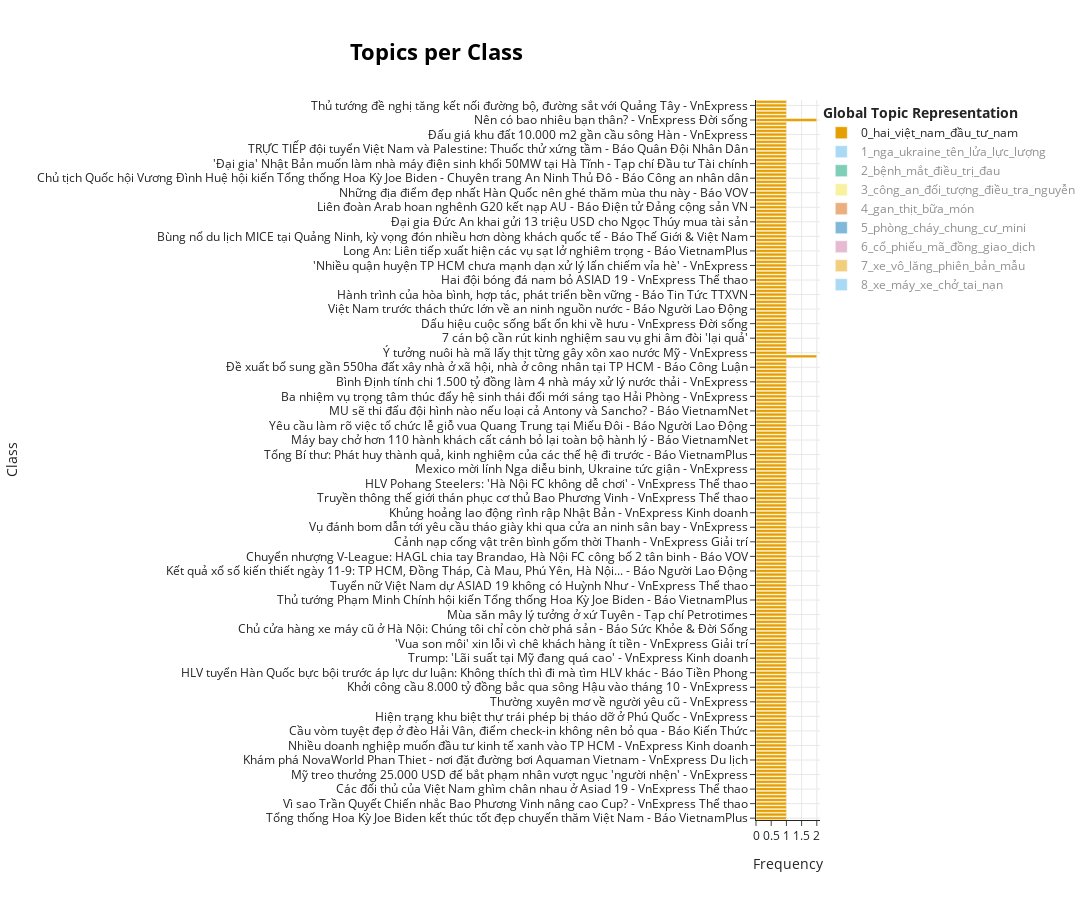

Notebook source saved alongside this figure:
### Markdown cell above
### Visualize Topics per Class

### Code cell
classes = [i for i in papers["title"]]
topics_per_class = topic_model.topics_per_class(docs, classes=classes)
topic_model.visualize_topics_per_class(topics_per_class)

### Figure 1 — Plotly figure (JSON) as saved in the notebook; plotly's stock layout.template omitted (floating-point values rounded to 4 significant figures; data arrays with more than 128 entries replaced by an {"elided": "..."} marker saying what was removed)
{"data": [{"hoverinfo": "text", "hovertext": {"elided": "198 str values"}, "marker": {"color": "#E69F00"}, "name": "0_hai_việt_nam_đầu_tư_nam", "orientation": "h", "type": "bar", "visible": true, "x": {"elided": "198 int values"}, "y": {"elided": "198 str values"}}, {"hoverinfo": "text", "hovertext": ["<b>Topic 1</b><br>Words: iran, nga, vũ_khí, cấm, shoigu", "<b>Topic 1</b><br>Words: nga, ukraine, vitiuk, mạng, tấn_công", "<b>Topic 1</b><br>Words: ukraine, nga, lực_lượng, bước_tiến, phản_công", "<b>Topic 1</b><br>Words: nga, quốc, trung, ukraine, quan_hệ", "<b>Topic 1</b><br>Words: nhử, mồi, vũ_khí, metinvest, ukraine", "<b>Topic 1</b><br>Words: belarus, latvia, cửa_khẩu, biên_giới, litva", "<b>Topic 1</b><br>Words: triều_tiên, nga, un, kim_jong, quân_sự", "<b>Topic 1</b><br>Words: nato, tập_trận, belarus, nga, ukraine", "<b>Topic 1</b><br>Words: nga, ukraine, phòng_tuyến, tuyến, surovikin", "<b>Topic 1</b><br>Words: ukraine, nga, quân_đội, xung_đột, thành_phố", "<b>Topic 1</b><br>Words: il, máy_bay, nga, hạt_nhân, tận_thế", "<b>Topic 1</b><br>Words: ukraine, nga, phản_công, quân_đội, chiến_dịch", "<b>Topic 1</b><br>Words: video, challenger, ukraine, chiến_trường, đoạn", "<b>Topic 1</b><br>Words: ukraine, xe_tăng, sửa_chữa, nga, leopard", "<b>Topic 1</b><br>Words: nga, rubio, tàu, vũ_trụ, iss", "<b>Topic 1</b><br>Words: nga, ukraine, lviv, tập_kích, tấn_công", "<b>Topic 1</b><br>Words: nga, kim, triều_tiên, putin, chuyến", "<b>Topic 1</b><br>Words: ukraine, tên_lửa, nga, đòn, tấn_công", "<b>Topic 1</b><br>Words: nga, triều_tiên, putin, kim, tổng_thống", "<b>Topic 1</b><br>Words: nga, kinh_tế, ukraine, trừng_phạt, ngân_sách", "<b>Topic 1</b><br>Words: tên_lửa, siêu_thanh, fattah, iran, tướng", "<b>Topic 1</b><br>Words: nga, triều_tiên, lãnh_đạo, shoigu, kim_jong", "<b>Topic 1</b><br>Words: ukraine, nga, thời_tiết, phản_công, lực_lượng", "<b>Topic 1</b><br>Words: nga, triều_tiên, quân_sự, bảo_an, thăm", "<b>Topic 1</b><br>Words: nga, bắc, cực, biên_giới, không_phận", "<b>Topic 1</b><br>Words: tàu_ngầm, nga, hạm_đội, thái_bình, hải_quân", "<b>Topic 1</b><br>Words: nga, ukraine, phản_công, chiến_dịch, phòng_tuyến", "<b>Topic 1</b><br>Words: xe_tăng, challenger, phá_hủy, ukraine, nga", "<b>Topic 1</b><br>Words: mìn, ukraine, bãi, nga, vũ_trang", "<b>Topic 1</b><br>Words: kadyrov, chechnya, nga, ukraine, video", "<b>Topic 1</b><br>Words: nga, triều_tiên, thăm, un, kim_jong", "<b>Topic 1</b><br>Words: ukraine, nga, tên_lửa, tập_kích, đòn", "<b>Topic 1</b><br>Words: nga, tặng, kim, kim_jong, un", "<b>Topic 1</b><br>Words: nga, kostiantynivka, ukraine, sbu, tên_lửa"], "marker": {"color": "#56B4E9"}, "name": "1_nga_ukraine_tên_lửa_lực_lượng", "orientation": "h", "type": "bar", "visible": "legendonly", "x": [1, 1, 1, 1, 1, 1, 1, 1, 1, 1, 1, 1, 1, 1, 1, 1, 1, 1, 1, 1, 1, 1, 1, 1, 1, 1, 1, 1, 1, 1, 1, 1, 1, 1], "y": ["Bộ trưởng Quốc phòng Nga thăm Iran - VnExpress", "Tiền tuyến mạng trong xung đột Ukraine - VnExpress", "Tổng thống Zelensky nhận định về chiến dịch phản công của Ukraine - Báo Tin Tức TTXVN", "Ngoại trưởng Trung Quốc đến Nga bàn về an ninh - VnExpress", "Ukraine dùng mô hình vũ khí phương Tây làm mồi nhử khiến Nga tiêu hao nguồn lực - Báo VOV", "Latvia đóng một trong hai cửa khẩu với Belarus - VnExpress", "Ông Kim Jong-un về đến Bình Nhưỡng - VnExpress", "NATO lên kế hoạch tập trận lớn nhất kể từ thời Chiến tranh Lạnh - Báo Tin Tức TTXVN", "Sai lầm chiến thuật có thể làm suy yếu phòng tuyến Nga ở Ukraine - VnExpress", "Cuộc phản công của Ukraine: Đi tìm đột phá - Tạp chí Người Đưa Tin", "Phương Tây lo lắng khi 'Máy bay ngày tận thế' của Nga liên tục cất cánh - Chuyên trang An Ninh Thủ Đô - Báo Công an nhân dân", "Chỉ huy Ukraine chê chiến thuật NATO - VnExpress", "Xe tăng Challenger thứ 2 của Anh bị hạ trên chiến trường Ukraine - Báo VietnamPlus", "Ukraine đối mặt bài toán sửa chữa tăng thiết giáp phương Tây - VnExpress", "Phi hành gia Mỹ lập kỷ lục ở lâu nhất trong vũ trụ", "Ukraine cáo buộc Nga tấn công loạt mục tiêu công nghiệp - VnExpress", "Truyền thông Hàn Quốc: Tàu chở ông Kim Jong-un có thể đã khởi hành đến Nga - Báo Pháp Luật TP.HCM", "Ukraine tuyên bố chặn 35 tên lửa, UAV tự sát Nga - VnExpress", "Tổng thống Belarus đề xuất hợp tác ba bên với Nga và Triều Tiên - VnExpress", "Ông Putin: Nền kinh tế Nga đã hồi phục hoàn toàn - VnExpress", "Iran trở thành quốc gia thứ 4 trên thế giới sở hữu vũ khí siêu thanh - Báo Bảo Vệ Pháp Luật", "Ông Kim Jong-un tham quan oanh tạc cơ, tên lửa siêu vượt âm Nga - VnExpress", "Tướng Mỹ cảnh báo Ukraine sắp hết thời gian phản công - Tạp chí Một Thế Giới", "Hàn Quốc triệu Đại sứ Nga - VnExpress", "Tiêm kích Nga chặn trinh sát cơ Mỹ - VnExpress", "Đại tá Nga nói tàu ngầm Mỹ từng bị bám đuôi suốt 9 giờ - VnExpress", "Tướng Mỹ: Ukraine khó đẩy lùi hoàn toàn lực lượng Nga - VnExpress", "Rò rỉ hình ảnh chiếc Challenger 2 thứ hai bị Nga phá hủy trên chiến trường Ukraine - Báo Tiền Phong", "Kiev vấp đá tảng khi Moscow tăng chiều sâu bãi mìn ở Zaporozhye - Báo Giáo Dục & Thời Đại", "Lãnh đạo Chechnya đăng video giữa tin đồn 'ốm nặng' - VnExpress", "Ông Kim Jong-un cảm ơn ông Putin sau chuyến thăm Nga - VnExpress", "Nga 'tập kích kho tên lửa Storm Shadow' của Ukraine - VnExpress", "Nga tiết lộ hậu trường chuẩn bị quà cho ông Kim Jong-un - VnExpress", "Ukraine bác cáo buộc 'tự bắn nhầm thành phố miền đông' - VnExpress"]}, {"hoverinfo": "text", "hovertext": ["<b>Topic 2</b><br>Words: vắc, viêm, tiêm, gan, bé", "<b>Topic 2</b><br>Words: dị_vật, xu, bác_sĩ, hóc, ngậm", "<b>Topic 2</b><br>Words: bệnh, mắt, đau, đỏ, enterovirus", "<b>Topic 2</b><br>Words: cổ_tay, khớp, viêm, gõ, bệnh", "<b>Topic 2</b><br>Words: phổi, bệnh, điều_trị, mycoplasma, viêm", "<b>Topic 2</b><br>Words: bệnh, vi_khuẩn, whitmore, điều_trị, bệnh_viện", "<b>Topic 2</b><br>Words: mắt, kết_mạc, bệnh, viêm, virus", "<b>Topic 2</b><br>Words: ung_thư, trực_tràng, tỷ_lệ, đại, bệnh_nhân", "<b>Topic 2</b><br>Words: mắt, bệnh, đau, đỏ, người_bệnh", "<b>Topic 2</b><br>Words: họng, áp, cổ, xe, bệnh", "<b>Topic 2</b><br>Words: mổ, lìa, bác_sĩ, bàn_tay, đứt", "<b>Topic 2</b><br>Words: não, đột_quỵ, mạch_máu, bệnh, máu", "<b>Topic 2</b><br>Words: long_não, dầu, tinh_dầu, tác_dụng, đau", "<b>Topic 2</b><br>Words: nhiễm_trùng, điều_trị, kịp_thời, huyết, suy", "<b>Topic 2</b><br>Words: xạ_trị, lưỡi, bác_sĩ, bệnh_viện, ung_thư", "<b>Topic 2</b><br>Words: chó, trẻ, dại, tiêm, bệnh_nhi", "<b>Topic 2</b><br>Words: mắt, đau, mờ, viêm, thị_lực", "<b>Topic 2</b><br>Words: bác_sĩ, sinh_thiết, bệnh, ung_thư, điều_trị", "<b>Topic 2</b><br>Words: mắt, thuốc, virus, bệnh, đau", "<b>Topic 2</b><br>Words: muỗi, sốt_xuất_huyết, ca, bệnh, dịch", "<b>Topic 2</b><br>Words: vi_khuẩn, messina, vibrio, barajas, nhiễm", "<b>Topic 2</b><br>Words: bệnh_viện, chung_cư, cấp_cứu, bệnh_nhân, cháy", "<b>Topic 2</b><br>Words: đột_quỵ, soát, tầm, bệnh, bác_sĩ", "<b>Topic 2</b><br>Words: bệnh_viện, nhi, bé, sản, bác_sĩ", "<b>Topic 2</b><br>Words: bệnh_nhân, sốt_xuất_huyết, điều_trị, bệnh, ca", "<b>Topic 2</b><br>Words: bệnh, viêm, tiếp_xúc, vi_khuẩn, điều_trị", "<b>Topic 2</b><br>Words: bệnh_nhân, bệnh_viện, điều_trị, chung_cư, bệnh", "<b>Topic 2</b><br>Words: mũi, thở, hít, miệng, oxy", "<b>Topic 2</b><br>Words: sốt_xuất_huyết, điều_trị, bệnh, bệnh_nhân, đau", "<b>Topic 2</b><br>Words: uốn_ván, tiêm, vaccine, dại, cắn", "<b>Topic 2</b><br>Words: uốn_ván, vi_khuẩn, bệnh, tiêm, nguy_cơ", "<b>Topic 2</b><br>Words: xoang, mũi, viêm, người_bệnh, triệu_chứng"], "marker": {"color": "#009E73"}, "name": "2_bệnh_mắt_điều_trị_đau", "orientation": "h", "type": "bar", "visible": "legendonly", "x": [1, 1, 1, 1, 1, 2, 1, 1, 1, 1, 1, 1, 1, 1, 1, 1, 1, 1, 1, 1, 1, 1, 1, 1, 1, 1, 1, 1, 1, 1, 1, 1], "y": ["Nguyên nhân bé trai sơ sinh tử vong sau tiêm vắc-xin viêm gan B - Báo Người Lao Động", "Đồng xu mắc kẹt trong thực quản bé 5 tuổi - VnExpress Sức khỏe", "Bệnh đau mắt đỏ do enterovirus và adenovirus gây ra có nguy hiểm? - Tạp chí Một Thế Giới", "Các bệnh đau cổ tay do gõ máy tính nhiều - VnExpress Sức khỏe", "Bé đông đặc phổi bởi đồng nhiễm vi khuẩn - VnExpress Sức khỏe", "Nữ sinh mắc Whitmore tử vong - VnExpress Sức khỏe", "Đau mắt đỏ xuất huyết - VnExpress Sức khỏe", "Tiên lượng sống của người bệnh ung thư đại trực tràng - VnExpress Sức khỏe", "Hải Phòng: Bệnh đau mắt đỏ có nguy cơ bùng phát - Báo Kiến Thức", "Biến chứng nguy hiểm của viêm VA - áp xe thành sau họng - Báo VOV", "Nối thành công cổ tay đứt rời - VnExpress Sức khỏe", "Bé 10 tuổi bị đột quỵ não - VnExpress Sức khỏe", "Tác dụng của dầu long não: giảm đau nhức, trị nấm, thông mũi và nhiều công dụng khác - Báo Phụ Nữ Việt Nam", "Nhiễm trùng máu ở trẻ em - VnExpress Sức khỏe", "Bé 3 tuổi ung thư lưỡi - VnExpress Sức khỏe", "Lại gần chó nhà đang ăn, bé gái bị cắn rách mặt - VnExpress Sức khỏe", "Mờ mắt do đau mắt đỏ có nguy hiểm? - VnExpress Sức khỏe", "Sinh thiết có khiến tế bào ung thư lan rộng? - VnExpress Sức khỏe", "Sở Y tế TP.HCM nói gì về thông tin đau mắt đỏ lây qua nước uống? - Báo VietnamNet", "Số ca sốt xuất huyết ở Hà Nội tăng gấp đôi trong một tuần - VnExpress Sức khỏe", "Bị cắt cụt tứ chi sau ăn cá rô phi chưa nấu chín - VnExpress Sức khỏe", "Hai anh em nhảy từ tầng 7 chung cư mini đang bình phục - VnExpress Sức khỏe", "Tầm soát đột quỵ - nên hay không? - VnExpress Sức khỏe", "Nguyên nhân trẻ tai biến sau tiêm vaccine viêm gan B do đâu? - Báo Kinh Tế Đô Thị", "Hà Nội: Ghi nhận ba ca tử vong do sốt xuất huyết, người dân không được chủ quan, lơ là - Báo Tin Tức TTXVN", "Bệnh Whitmore - VnExpress Sức khỏe", "Một bệnh nhân vụ cháy chung cư mini còn phải thở máy - VnExpress Sức khỏe", "Có nên thở bằng miệng thay mũi? - VnExpress Sức khỏe", "Sốc sốt xuất huyết nguy kịch - VnExpress Sức khỏe", "Vì sao cần tiêm ngừa dại và uốn ván khi chuột cắn - VnExpress Sức khỏe", "Bệnh uốn ván - VnExpress Sức khỏe", "Nên và không nên làm gì khi bị viêm xoang? - VnExpress Sức khỏe"]}, {"hoverinfo": "text", "hovertext": ["<b>Topic 3</b><br>Words: hải_quan, ma_túy, vận_chuyển, hàng_hóa, cơ_quan", "<b>Topic 3</b><br>Words: kạn, bị_can, tang_vật, đối_tượng, tỉnh", "<b>Topic 3</b><br>Words: đối_tượng, đánh_bạc, sn, lũng, công_an", "<b>Topic 3</b><br>Words: đối_tượng, lực_lượng, ma_túy, huyện, công_an", "<b>Topic 3</b><br>Words: ma_túy, đối_tượng, bình, hòa, tp", "<b>Topic 3</b><br>Words: giả, tiền, điều_tra, công_an, quảng_ninh", "<b>Topic 3</b><br>Words: huệ, bị_cáo, chiếm_đoạt, phú_quý, lừa_đảo", "<b>Topic 3</b><br>Words: hụi, lâm_thị, bị_can, tám, điều_tra", "<b>Topic 3</b><br>Words: căn_cước, thẻ, bố, đi, giấy", "<b>Topic 3</b><br>Words: lai, công_an, đối_tượng, sừng, châu", "<b>Topic 3</b><br>Words: công_ty, công_an, khách_hàng, mua, lộc", "<b>Topic 3</b><br>Words: mạc, đối_tượng, sn, trú, đăng", "<b>Topic 3</b><br>Words: bị_cáo, trọng, nam, nguyễn, văn", "<b>Topic 3</b><br>Words: đánh_rơi, tổ, hồ, công_tác, ví", "<b>Topic 3</b><br>Words: tiền, lừa_đảo, công_ty, coin, nghìn", "<b>Topic 3</b><br>Words: an, tỉnh, center, airport, dự_án", "<b>Topic 3</b><br>Words: trinh, huê, bố, công_an, thị", "<b>Topic 3</b><br>Words: nghi, daejeon, phạm, cướp, cảnh_sát", "<b>Topic 3</b><br>Words: bảo, lộc, trộm_cắp, nguyễn, nghi", "<b>Topic 3</b><br>Words: hà_tĩnh, lương, chiếm_đoạt, nguyễn, bình", "<b>Topic 3</b><br>Words: yên, lth, công_an, bình, huyện", "<b>Topic 3</b><br>Words: đoán, ma_túy, phong, đối_tượng, quế", "<b>Topic 3</b><br>Words: công_ty, công_an, điều_tra, lộc, đối_tượng", "<b>Topic 3</b><br>Words: sn, bình, ma_túy, hòa, tp", "<b>Topic 3</b><br>Words: dán, quảng_cáo, hầm, đè, hút", "<b>Topic 3</b><br>Words: đăk, qltt, hàng_hóa, trung_thu, hồ", "<b>Topic 3</b><br>Words: chiếm_đoạt, lừa_đảo, lộc, pmc, điều_tra", "<b>Topic 3</b><br>Words: hung_khí, thành, trí, tuấn, linh", "<b>Topic 3</b><br>Words: điếu, thuốc_lá, dung, nông, vi_phạm", "<b>Topic 3</b><br>Words: tèo, hồ, văn, côn, điều_tra", "<b>Topic 3</b><br>Words: xã_hội, lộc, mạng, sai, sơn", "<b>Topic 3</b><br>Words: trộm, ninh, shop, đinh, quần_áo"], "marker": {"color": "#F0E442"}, "name": "3_công_an_đối_tượng_điều_tra_nguyễn", "orientation": "h", "type": "bar", "visible": "legendonly", "x": [1, 1, 1, 1, 1, 1, 1, 1, 1, 1, 1, 1, 1, 1, 1, 1, 1, 1, 1, 1, 1, 1, 1, 1, 1, 1, 1, 1, 1, 1, 1, 1], "y": ["Hải quan phối hợp phát hiện, bắt giữ 1,4 tấn ma túy trong 8 tháng - Báo VietnamPlus", "Phê chuẩn khởi tố, bắt tạm giam đối tượng vận chuyển hơn 300 hộp pháo hoa nổ - Báo Bảo Vệ Pháp Luật", "Thuê phòng quán karaoke để tổ chức đánh bạc - Chuyên trang An Ninh Thủ Đô - Báo Công an nhân dân", "Khống chế, bắt giữ nhóm đối tượng mua bán ma túy - Chuyên trang Bảo Vệ Công Lý - Báo Công Lý", "Hòa Bình: Bắt nhóm nam nữ tổ chức 'tiệc ma túy' tại chung cư Sao Vàng - Báo Kiến Thức", "Quảng Ninh triệt phá nhóm sản xuất, lưu hành tiền giả liên tỉnh - Báo Pháp Luật TP.HCM", "Màn kịch tinh vi của cựu nữ hiệu phó tiểu học ở Gia Lai để uy hiếp chủ nợ - Báo VietnamNet", "Bắt giam chủ hụi lừa đảo hơn 1,6 tỷ đồng - Báo Tin Tức TTXVN", "Nguyễn Tài - Tư Trọng và những bí danh đầy ý nghĩa - Chuyên trang An Ninh Thế Giới - Báo Công an Nhân dân", "Lai Châu bắt giữ đối tượng mua bán trái phép sừng tê giác, mật gấu - Báo VietnamPlus", "Các thủ đoạn lừa khách hàng của công ty bất động sản Lộc Phúc tại Đồng Nai - Báo Pháp Luật TP.HCM", "Mạo danh cán bộ cấp cao lừa đảo, chiếm đoạt gần 10 tỉ đồng - Báo Bảo Vệ Pháp Luật", "Con trai bị 'đầu gấu' bắt giữ, người mẹ đến tận nơi tìm cách giải quyết - Báo VietnamNet", "Trao trả tài sản cho người bị đánh rơi - Chuyên trang An Ninh Thủ Đô - Báo Công an nhân dân", "Tôi ngăn ông chú đầu tư 200 nghìn USD vào tiền ảo - VnExpress", "Tìm bị hại liên quan đến dự án Airport New Center ở Đồng Nai - Báo Công An Nhân Dân", "Lật tẩy thủ đoạn tinh vi của 'vợ xinh' kết hôn giả lừa đảo chiếm đoạt tài sản - Chuyên trang An Ninh Thủ Đô - Báo Công an nhân dân", "Nghi phạm cướp tiền ở Hàn Quốc bị bắt sau khi trốn sang Việt Nam - VnExpress", "Quen nhau trong tù, về đời rủ nhau lập nhóm trộm xe - Báo Pháp Luật TP.HCM", "Công an tỉnh Hà Tĩnh: Bắt đối tượng lừa bán 20 lô đất - Báo Pháp Luật Việt Nam", "Người phụ nữ bị xử phạt vì xúc phạm cảnh sát giao thông trên facebook - Báo VOV", "Mang 3 tiền án, vẫn vận chuyển 18.000 viên ma túy - Báo Công An Nhân Dân", "Khởi tố, bắt tạm giam Tổng Giám đốc cùng 21 Trưởng ban, Trưởng phòng, kế toán, tổ trưởng, 'diễn viên' dàn cảnh bán bất động sản 'ma' - Báo Chính Phủ", "Bắt 9 người ở Hòa Bình sử dụng ma túy tại tòa nhà chung cư - Báo Giáo Dục & Thời Đại", "Dàn cảnh đánh người vì bị 'dán đè quảng cáo trên cột điện'", "Tạm giữ hơn 800 bánh trung thu có dấu hiệu nhập lậu ở Hà Nội - Chuyên Trang Công Lý & Xã Hội - Báo Công Lý", "Hai lãnh đạo công ty trà nổi tiếng ở thành phố Bảo Lộc bị cấm xuất cảnh - Báo Tin Tức TTXVN", "Trăm cảnh sát giữ trật tự phiên xử băng 'giang hồ áo cam' - VnExpress", "Thu giữ 100 bao thuốc lá điếu nhập lậu - Chuyên Trang Công Lý & Xã Hội - Báo Công Lý", "Bắt đối tượng trốn truy nã về tội 'sử dụng trái phép vũ khí quân dụng' - Báo Bảo Vệ Pháp Luật", "Xử phạt hành chính người cung cấp thông tin sai sự thật về cưỡng chế công trình vi phạm - Báo Dân Sinh", "Ninh Bình: Cô gái trẻ lẻn vào shop quần áo trộm 2 chiếc Iphone - Báo Kiến Thức"]}, {"hoverinfo": "text", "hovertext": ["<b>Topic 4</b><br>Words: bánh, trung_thu, giá, mua, đồng", "<b>Topic 4</b><br>Words: niệm, chánh, bữa, ăn_uống, thực_phẩm", "<b>Topic 4</b><br>Words: da, laser, phục_hồi, làn, giúp", "<b>Topic 4</b><br>Words: bữa, mai, cân, calo, thực_phẩm", "<b>Topic 4</b><br>Words: hân, bữa, thịt, rau, protein", "<b>Topic 4</b><br>Words: dầu, món, nguyên_liệu, chef, master", "<b>Topic 4</b><br>Words: phì, béo, biến_chứng, mỡ, phẫu_thuật", "<b>Topic 4</b><br>Words: thịt, da, cơ_thể, thực_phẩm, lão_hóa", "<b>Topic 4</b><br>Words: cần_tây, rau_cần_tây, chất, cơ_thể, giúp", "<b>Topic 4</b><br>Words: bánh_mì, phượng, tiệm, ngộ_độc, sốt", "<b>Topic 4</b><br>Words: phở, bánh_phở, quán, thịt, món", "<b>Topic 4</b><br>Words: pitt, brad, bữa, tài_tử, phim", "<b>Topic 4</b><br>Words: sắt, máu, protein, thịt, dinh_dưỡng", "<b>Topic 4</b><br>Words: gan, men, tế_bào, oxy_hóa, chất", "<b>Topic 4</b><br>Words: món, dinh_dưỡng, bữa, thịt, sức_khỏe", "<b>Topic 4</b><br>Words: bữa, bún, mỳ, phở, nấu", "<b>Topic 4</b><br>Words: gan, chất_béo, ung_thư, nấm_mốc, cơ_thể"], "marker": {"color": "#D55E00"}, "name": "4_gan_thịt_bữa_món", "orientation": "h", "type": "bar", "visible": "legendonly", "x": [1, 1, 1, 1, 1, 1, 1, 1, 1, 1, 1, 1, 1, 1, 1, 1, 1], "y": ["'Bánh trung thu Việt quá đắt'", "'Ăn trong chánh niệm' giúp mẹ bỉm giảm 18 kg - VnExpress Sức khỏe", "Cách chăm sóc da sau thủ thuật laser - VnExpress Sức khỏe", "Giảm 24 kg trong 5 tháng - VnExpress Sức khỏe", "Giảm 13 kg trong 6 tháng - VnExpress Sức khỏe", "Bí quyết chọn dầu ăn của các đầu bếp nổi tiếng - VnExpress Đời sống", "Bệnh béo phì - VnExpress Sức khỏe", "Ăn gì khiến bạn trông già hơn tuổi? - VnExpress Sức khỏe", "10 tác dụng của cần tây đối với sức khỏe - VnExpress Sức khỏe", "Hơn 110 người ngộ độc sau ăn bánh mì Phượng xuất viện - VnExpress Sức khỏe", "Quán phở đỏ Xín Mần tráng tay ở Hà Nội - VnExpress Du lịch", "Brad Pitt luyện cơ bắp, ăn kiêng giữ dáng ở tuổi 60 - VnExpress Giải trí", "Ăn tiết canh có bổ máu? - VnExpress Sức khỏe", "Ăn gì giúp hạ men gan? - VnExpress Sức khỏe", "Ăn đồ thừa qua đêm có gây hại? - VnExpress Sức khỏe", "Nấu ăn sáng tại nhà, gia đình tôi tiết kiệm 1,8 triệu đồng mỗi tháng - VnExpress", "5 thực phẩm hại gan - VnExpress Sức khỏe"]}, {"hoverinfo": "text", "hovertext": ["<b>Topic 5</b><br>Words: trường, cơ_sở, tphcm, sinh_viên, nhà_trường", "<b>Topic 5</b><br>Words: phòng, cháy, hiểm, thang, lối_thoát", "<b>Topic 5</b><br>Words: phòng, tầng, thiết_kế, kiến_trúc_sư, vườn", "<b>Topic 5</b><br>Words: phòng, trọ, thuê, xây_dựng, sinh_viên", "<b>Topic 5</b><br>Words: cháy, lửa, phòng, hai, cửa", "<b>Topic 5</b><br>Words: tân_sinh_viên, phòng, sinh_viên, đại_học, học", "<b>Topic 5</b><br>Words: chữa_cháy, cháy, phòng, chung_cư, xây_dựng", "<b>Topic 5</b><br>Words: thuê, homestay, căn_hộ, độc_giả, tòa", "<b>Topic 5</b><br>Words: cháy, xây_dựng, phòng, chung_cư, tầng", "<b>Topic 5</b><br>Words: mảnh, nhà_trọ, xây, cao_su, vườn", "<b>Topic 5</b><br>Words: mini, chung_cư, cháy, phòng, chữa_cháy", "<b>Topic 5</b><br>Words: cháy, kiểm_tra, phòng, chữa_cháy, chung_cư", "<b>Topic 5</b><br>Words: phòng, giường, tủ, thiết_kế, rộng_rãi", "<b>Topic 5</b><br>Words: loi, măng, núi, hái, pù", "<b>Topic 5</b><br>Words: chung_cư, căn_hộ, mini, tầng, cháy"], "marker": {"color": "#0072B2"}, "name": "5_phòng_cháy_chung_cư_mini", "orientation": "h", "type": "bar", "visible": "legendonly", "x": [1, 1, 1, 1, 1, 1, 1, 1, 1, 1, 1, 1, 1, 1, 1], "y": ["Trường Đại học chuyển chỗ học khiến sinh viên hoang mang - Báo Pháp Luật TP.HCM", "Người thành phố tăng cường phòng 'giặc lửa' - VnExpress Đời sống", "Nhà bê tông trần với vườn rau trên mái - VnExpress", "Phòng trọ tiện nghi 'ế' khách - VnExpress Đời sống", "Vụ cháy ở TP.HCM khiến hai em nhỏ tử vong: Thấy chết mà không cứu được - Báo VOV", "Tân sinh viên 'sốc' trước muôn vàn khó khăn khi xa nhà - Báo Sức Khỏe & Đời Sống", "TP HCM có 42.200 nhà cho thuê dạng 'chung cư mini' - VnExpress", "Có nên thuê căn hộ để kinh doanh Airbnb? - VnExpress", "Bộ Xây dựng: Địa phương buông lỏng quản lý trong cấp phép xây dựng - VnExpress", "Nên làm gì để sinh lợi trên đất vườn 8.000 m2? - VnExpress", "Bộ Xây dựng: Nhiều chung cư mini xây sai phép, tự ý nâng tầng - VnExpress", "Ba tổ chức đảng bị kiểm tra sau vụ cháy chung cư mini - VnExpress", "Căn hộ 41 m2 có thiết kế 'giấu đồ' - VnExpress", "Mùa thu hoạch măng loi - VnExpress", "Người mua chung cư mini bị thiệt thòi như thế nào?"]}, {"hoverinfo": "text", "hovertext": ["<b>Topic 6</b><br>Words: tỷ, cổ_phiếu, đồng, hsg, niên", "<b>Topic 6</b><br>Words: mã, phiên, cổ_phiếu, triệu, thị_trường", "<b>Topic 6</b><br>Words: cổ_phiếu, giao_dịch, mã, hpx, index", "<b>Topic 6</b><br>Words: vàng, phiên, giá, sjc, đồng", "<b>Topic 6</b><br>Words: cổ_phiếu, phiên, mã, index, sàn", "<b>Topic 6</b><br>Words: cổ_phiếu, phiên, mã, sàn, đồng", "<b>Topic 6</b><br>Words: mã, cổ_phiếu, giao_dịch, đồng, tỷ", "<b>Topic 6</b><br>Words: cổ_phiếu, tỷ, đồng, rdp, rạng_đông", "<b>Topic 6</b><br>Words: cao_su, cổ_tức, cổ_phiếu, đồng, chứng_khoán", "<b>Topic 6</b><br>Words: mã, index, cổ_phiếu, phiên, vn", "<b>Topic 6</b><br>Words: tỷ, mã, đồng, index, cổ_phiếu", "<b>Topic 6</b><br>Words: mã, vn, cổ_phiếu, index, tham_chiếu", "<b>Topic 6</b><br>Words: cổ_phiếu, giao_dịch, báo_cáo, hpx, công_bố", "<b>Topic 6</b><br>Words: đồng, usd, vàng, giá, phiên", "<b>Topic 6</b><br>Words: chỉ_số, giao_dịch, phiên, thị_trường, index"], "marker": {"color": "#CC79A7"}, "name": "6_cổ_phiếu_mã_đồng_giao_dịch", "orientation": "h", "type": "bar", "visible": "legendonly", "x": [1, 1, 1, 1, 1, 1, 1, 1, 1, 1, 1, 1, 1, 1, 1], "y": ["Cổ phiếu tăng gấp 3 lần, người nhà Chủ tịch Hoa Sen thoái sạch vốn - Tạp chí Người Đưa Tin", "Nhà đầu tư 'quay xe', thị trường chìm trong sắc đỏ, VN-Index mất gần 18 điểm - Chuyên trang Đầu Tư Chứng Khoán - Báo Đầu Tư", "Chứng khoán thanh khoản đột biến 1,5 tỷ USD - Báo Tiền Phong", "Giá vàng trong nước tăng cao, vàng miếng áp sát mốc 69 triệu đồng - Báo VietnamNet", "Chứng khoán bất ngờ lao dốc, khối ngoại bán hơn 1.000 tỉ đồng - Báo Người Lao Động", "Bán tháo trên diện rộng, chứng khoán giảm sâu - Báo Sài Gòn Giải Phóng", "Cổ phiếu bất động sản lao dốc, VN-Index mất hơn 17 điểm - Báo Nhân Dân", "Rạng Đông Holding muốn huy động 300 tỷ đồng để trả nợ - Tạp chí Người Đưa Tin", "Trả cổ tức bằng tiền đến 30%, chứng khoán cao su đặt nhiều kỳ vọng - Báo Giao Thông", "Chứng khoán: Thị trường đỏ lửa, khối ngoại bán ròng 1.000 tỷ đồng - Chuyên trang An Ninh Thủ Đô - Báo Công an nhân dân", "Thanh khoản bùng nổ, VN-Index mất đỉnh tháng 8 - Tạp chí Người Đưa Tin", "Cổ phiếu bất động sản, ngân hàng kéo lùi thị trường - VnExpress Kinh doanh", "Đầu tư Hải Phát: Nước gần vẫn… không cứu được lửa gần - Tạp chí Vnbusiness", "Tỷ giá trung tâm vượt mốc 24.000 đồng/USD, vàng trong nước vững 'vị thế' - Báo Đầu Tư", "Giới đầu tư chứng khoán 'hồi hộp' chờ đợi thông tin lạm phát của Mỹ - Báo Tin Tức TTXVN"]}, {"hoverinfo": "text", "hovertext": ["<b>Topic 7</b><br>Words: vô_lăng, dày, xe, mỏng, ôtô", "<b>Topic 7</b><br>Words: xe, mẫu, xếp_hạng, doanh_số, mpv", "<b>Topic 7</b><br>Words: xe, còi, cảnh_sát, hybrid, mẫu", "<b>Topic 7</b><br>Words: km, hatchback, chạy, nhập, hợp_lý", "<b>Topic 7</b><br>Words: phiên_bản, xe, lít, raptor, ford", "<b>Topic 7</b><br>Words: xe, mẫu, phiên_bản, khúc, suv", "<b>Topic 7</b><br>Words: xe, mẫu, xếp_hạng, doanh_số, mpv", "<b>Topic 7</b><br>Words: palisade, xe, mm, hyundai, phiên_bản", "<b>Topic 7</b><br>Words: mazda, cx, xe, triệu, luxury", "<b>Topic 7</b><br>Words: xe, chật, mẫu, giá, lái", "<b>Topic 7</b><br>Words: sh, mode, honda, xe, phiên_bản", "<b>Topic 7</b><br>Words: lexus, xe, hãng, giá, thương_hiệu"], "marker": {"color": "#E69F00"}, "name": "7_xe_vô_lăng_phiên_bản_mẫu", "orientation": "h", "type": "bar", "visible": "legendonly", "x": [1, 1, 1, 1, 1, 1, 1, 1, 1, 2, 1, 1], "y": ["Đây là lý do vì sao vô lăng ôtô ngày càng dày hơn - Báo Kiến Thức", "5 xe sedan bán nhiều nhất tháng 8", "Còi xe cảnh sát có thể khiến tài xế khác thấy rung - VnExpress", "Cùng đời 2010, nên mua Camry hay Yaris? - VnExpress", "Ford F-150 2024 - siêu bán tải tràn ngập công nghệ - VnExpress", "Xe gầm cao cỡ D tháng 8 - Ford Everest bỏ xa đối thủ - VnExpress", "10 ôtô bán ít nhất tháng 8", "Hyundai Palisade - tân binh SUV cỡ E giá 1,47-1,59 tỷ đồng - VnExpress", "Loạt xe Mazda ưu đãi giá mới, giảm cao nhất 45 triệu đồng - VnExpress", "Bán xe VinFast Fadil bản tiêu chuẩn 2021? - VnExpress", "Bảng giá xe máy SH Mode mới nhất tháng 9/2023 - Báo VTC News", "Cập nhật bảng giá xe hãng Lexus mới nhất tháng 9/2023 - Báo Thế Giới & Việt Nam"]}, {"hoverinfo": "text", "hovertext": ["<b>Topic 8</b><br>Words: xe_máy, chức, lộc, nhật, ôtô", "<b>Topic 8</b><br>Words: xe_máy, vĩnh_long, tai_nạn, va_chạm, container", "<b>Topic 8</b><br>Words: xe_máy, ôtô, lái, vinh, crv", "<b>Topic 8</b><br>Words: vinh, phụ_nữ, hưng, tp, tai_nạn", "<b>Topic 8</b><br>Words: chở, rác, xe_máy, tai_nạn, xe", "<b>Topic 8</b><br>Words: vĩnh_cửu, chở, tai_nạn, rác, xe_máy", "<b>Topic 8</b><br>Words: huy, cướp, tuấn, xe, tài_xế", "<b>Topic 8</b><br>Words: thiện, xe_máy, hữu, cảnh_sát, điều_tra", "<b>Topic 8</b><br>Words: thiết_bị, xe, hành_trình, hình_ảnh, giám_sát", "<b>Topic 8</b><br>Words: tô, đắk, kon, tum, ng"], "marker": {"color": "#56B4E9"}, "name": "8_xe_máy_xe_chở_tai_nạn", "orientation": "h", "type": "bar", "visible": "legendonly", "x": [1, 1, 1, 1, 1, 1, 1, 1, 1, 1], "y": ["Say rượu, tông chết người rồi bỏ trốn - VnExpress", "Vĩnh Long: Va chạm với xe container, hai người thương vong - Chuyên trang Bảo Vệ Công Lý - Báo Công Lý", "Thai phụ tử vong do va chạm với cửa ôtô - VnExpress", "Tài xế ô tô mở cửa bất cẩn, thai phụ đi xe máy tử vong tại chỗ - Chuyên trang Bảo Vệ Công Lý - Báo Công Lý", "Cha ôm thi thể con 6 tuổi bị xe chở rác tông tử vong bên đường - Báo Pháp Luật TP.HCM", "Đồng Nai: Xe ôtô chở rác gây tai nạn khiến một học sinh tử vong - Báo VietnamPlus", "Camera ghi hình hai người cướp xe máy - VnExpress", "Gia Lai: Công an truy tìm đối tượng để làm rõ hành vi làm giả giấy tờ - Báo Dân Sinh", "Thiết bị giám sát hành trình và thu thập hình ảnh tài xế là gì - VnExpress", "Tông vào đuôi xe tải đậu bên đường, 2 vợ chồng tử vong - Báo Sài Gòn Giải Phóng"]}], "layout": {"height": 900, "hoverlabel": {"bgcolor": "white", "font": {"family": "Rockwell", "size": 16}}, "legend": {"title": {"text": "<b>Global Topic Representation"}}, "title": {"font": {"color": "Black", "size": 22}, "text": "<b>Topics per Class</b>", "x": 0.4, "xanchor": "center", "y": 0.95, "yanchor": "top"}, "width": 1250, "xaxis": {"showgrid": true, "title": {"text": "Frequency"}}, "yaxis": {"showgrid": true, "title": {"text": "Class"}}}}
